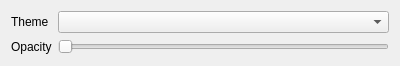
<?xml version="1.0" encoding="UTF-8"?>
<ui version="4.0">
 <class>ColoursSettingsPane</class>
 <widget class="QWidget" name="ColoursSettingsPane">
  <property name="geometry">
   <rect>
    <x>0</x>
    <y>0</y>
    <width>400</width>
    <height>66</height>
   </rect>
  </property>
  <property name="windowTitle">
   <string>Form</string>
  </property>
  <layout class="QGridLayout" name="gridLayout">
   <item row="0" column="0">
    <widget class="QLabel" name="label_8">
     <property name="text">
      <string>Theme</string>
     </property>
    </widget>
   </item>
   <item row="0" column="1">
    <widget class="QComboBox" name="coloursComboBox">
     <property name="sizePolicy">
      <sizepolicy hsizetype="Expanding" vsizetype="Fixed">
       <horstretch>0</horstretch>
       <verstretch>0</verstretch>
      </sizepolicy>
     </property>
    </widget>
   </item>
   <item row="1" column="0">
    <widget class="QLabel" name="label_21">
     <property name="text">
      <string>Opacity</string>
     </property>
    </widget>
   </item>
   <item row="1" column="1">
    <widget class="QSlider" name="opacitySlider">
     <property name="maximum">
      <number>100</number>
     </property>
     <property name="orientation">
      <enum>Qt::Horizontal</enum>
     </property>
    </widget>
   </item>
  </layout>
 </widget>
 <resources/>
 <connections/>
</ui>
